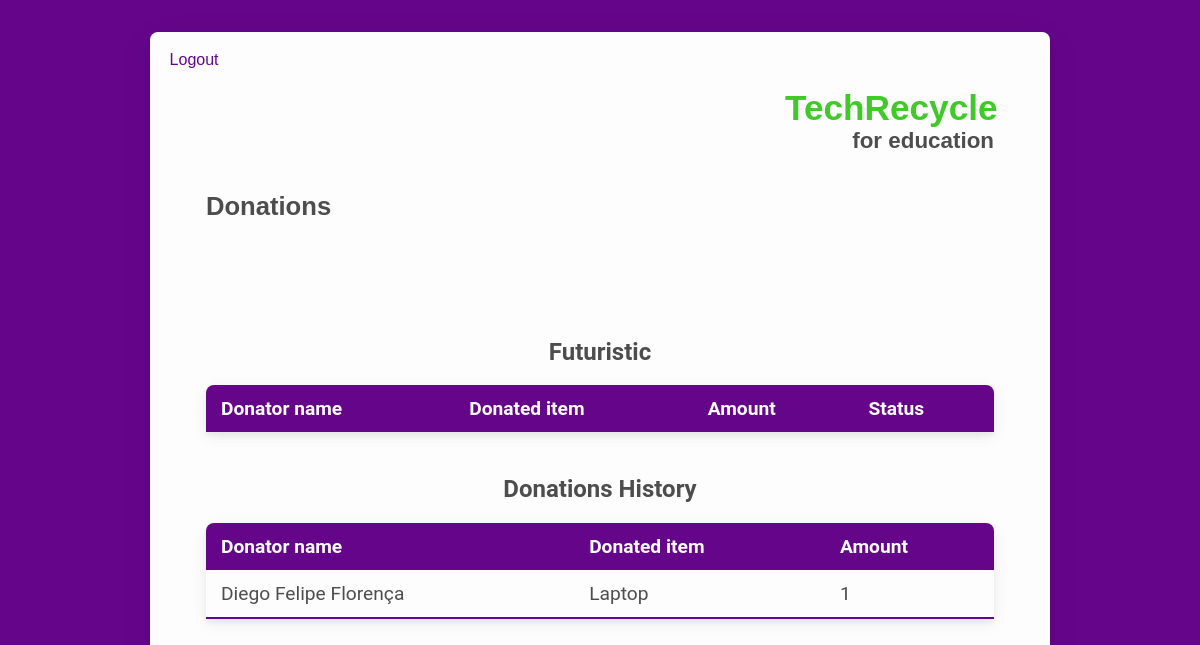
The page /school_page (signed in) on the database its author committed.
### tables this page shows
CREATE TABLE "schools" (
	"id"	INTEGER,
	"name"	VARCHAR(255),
	"address"	VARCHAR(255),
	"city"	VARCHAR(255),
	"state"	VARCHAR(255),
	"country"	VARCHAR(255),
	"phone"	VARCHAR(20),
	"email"	VARCHAR(255),
	"password"	VARCHAR(255),
	"latitude"	Decimal(8, 6),
	"longitude"	Decimal(9, 6),
	"photo"	VARCHAR(255),
	PRIMARY KEY("id")
);

CREATE TABLE "donations" (
	"id"	INTEGER,
	"user_id"	VARCHAR(255),
	"school_id"	VARCHAR(255),
	"item_id"	VARCHAR(255),
	"amount"	VARCHAR(255),
	"received"	INTEGER,
	PRIMARY KEY("id")
);

CREATE TABLE 'users' ( 'id' INTEGER PRIMARY KEY, 'name' VARCHAR(255), 'email' VARCHAR(255), 'password' VARCHAR(255), 'photo' VARCHAR(255) );

CREATE TABLE 'items' ( 'id' INTEGER PRIMARY KEY, 'name' VARCHAR(255), 'description' VARCHAR(255), 'icon' VARCHAR(255), 'scores' INTEGER );

### app.py (the view)
@app.route('/school_page')
def schoolPage():
    if 'userId' in session:
        schoolId = session['userId']
        con = sql.connect(DATABASE)
        con.row_factory = sql.Row
        cursor = con.cursor()
        itemId = request.args.get('id')
        if itemId:
            cursor.execute(
                'UPDATE `donations` SET `received` = 1 WHERE id = ?', [itemId])
            con.commit()
        cursor.execute(
            'SELECT donations.id, donations.amount, donations.received, users.name AS user, items.name AS item, items.scores, schools.name AS school FROM `donations` INNER JOIN `schools` ON schools.id = donations.school_id INNER JOIN `items` ON items.id = donations.item_id INNER JOIN `users` ON users.id = donations.user_id WHERE donations.school_id=?', [schoolId])
        donations = cursor.fetchall()
        return render_template('school_page.html', donations=donations)
    else:
        return redirect('/login')

### templates/school_page.html (shortened to what this page needs)
{% extends "layout.html" %} {% block pageTitle %} Donations {% endblock %} {%
block content %} {% if not donations %}
<h2 class="center marg-t">No donations yet!</h2>
{% else %}
<h2 class="center marg-t">{{ donations[0]['school'] }}</h2>
<table class="styled-table">
  <thead>
    <td>Donator name</td>
    <td>Donated item</td>
    <td>Amount</td>
    <td colspan="2">Status</td>
  </thead>
</table>
<h2 class="center marg-t">Donations History</h2>
<table class="styled-table">
  <thead>
    <td>Donator name</td>
    <td>Donated item</td>
    <td>Amount</td>
  </thead>
  {% for donation in donations %} {% if donation['received'] == 1 %}
  <tr>
    <td>{{ donation['user'] }}</td>
    <td>{{ donation['item'] }}</td>
    <td>{{ donation['amount'] }}</td>
  </tr>
  {% endif %} {% endfor %}
</table>
{% endif %} {% endblock%}

### static/css/style.css (style rules this page uses)
:root { --primary: #4d4d4d; --secondary: #ffffff; --white: #fdfdfd; --darkgray: #3d3d3d; --lightgray: #8d8d8d; --lightergray: #f3f3f3; --green: #3fca28; --purple: #65068a; --font: 'Roboto', sans-serif; --shadow-small: 0px 2px 2px rgba(0, 0, 0, 0.04), 0px 2px 8px rgba(0, 0, 0, 0.08); --shadow: 0px 4px 4px rgba(0, 0, 0, 0.04), 0px 4px 16px rgba(0, 0, 0, 0.08); --shadow-big: 0px 8px 8px rgba(0, 0, 0, 0.04), 0px 8px 32px rgba(0, 0, 0, 0.08); }
* { margin: 0; padding: 0; -webkit-box-sizing: border-box; box-sizing: border-box; }
html, body, #root { max-height: 100vh; max-width: 100vw; height: 100%; width: 100%; }
body { padding: 2em; font-family: var(--font); color: var(--primary); background-color: var(--purple); }
.styled-table { border-collapse: collapse; margin: 1em 0; font-size: 1.2em; min-width: 300px; border-radius: 8px 8px 0 0; overflow: hidden; -webkit-box-shadow: var(--shadow); box-shadow: var(--shadow); }
.styled-table th, .styled-table td { padding: 12px 15px; }
.styled-table tbody tr { border-bottom: 1px solid var(--lightgray); }
.styled-table tbody tr:last-of-type { border-bottom: 2px solid var(--purple); }
.center { text-align: center; }
.marg-t { margin-top: 1em; }

### rows shown on the page
schools: name "Futuristic"
donations: user "Diego Felipe Florença", item "Laptop", amount "1"
